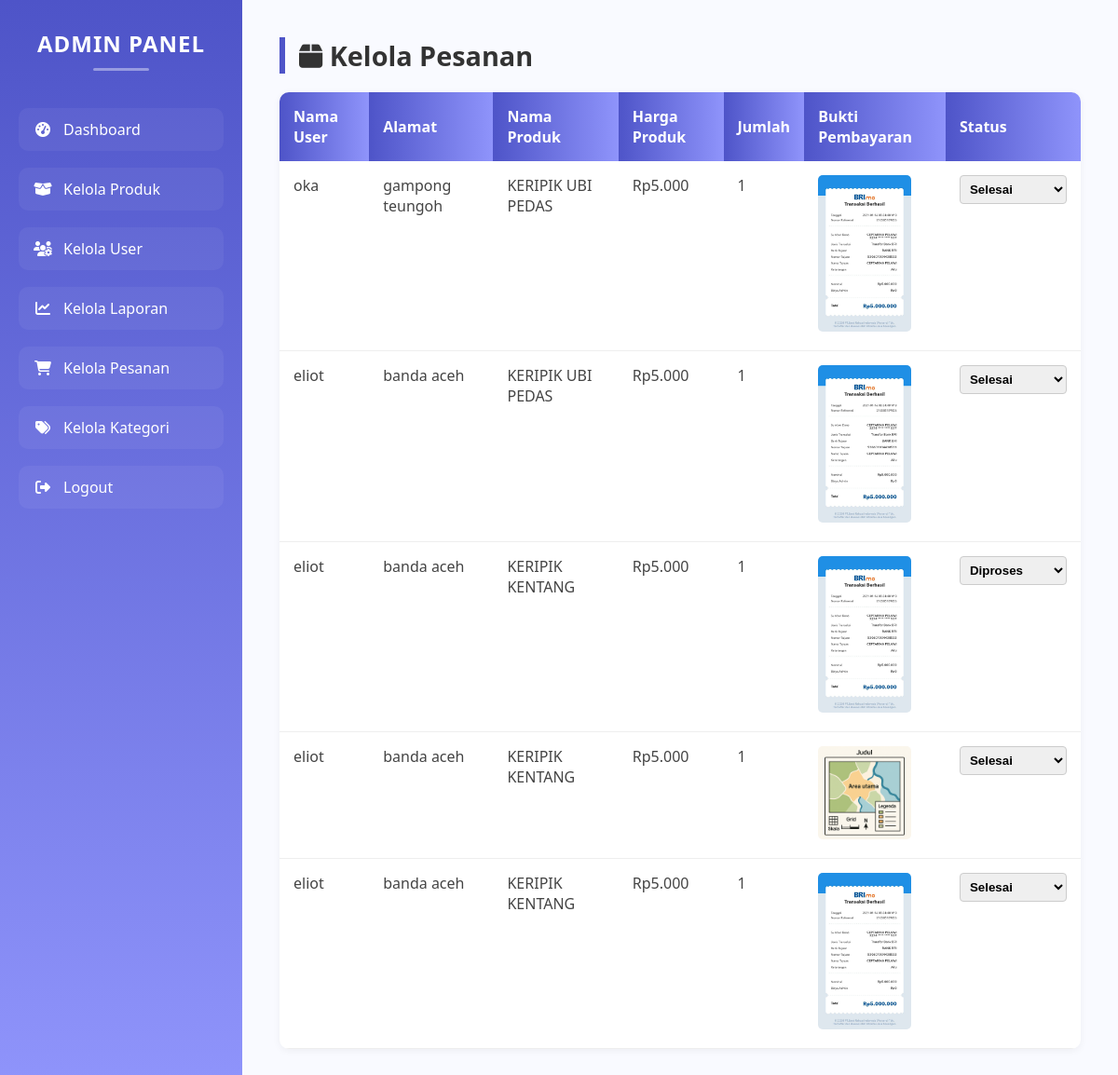
Screenshot of /admin/kelola_pesanan.php (signed in) with the database file from the repository.
### tables this page shows
CREATE TABLE `pesanan` (
  `id_pesanan` int(11) NOT NULL,
  `id_user` int(11) NOT NULL,
  `id_produk` int(11) NOT NULL,
  `jumlah` int(11) NOT NULL,
  `bukti_bayar` varchar(255) DEFAULT NULL,
  `status` enum('diproses','dikonfirmasi','dikirim','selesai') NOT NULL DEFAULT 'diproses',
  `tanggal` timestamp NOT NULL DEFAULT current_timestamp()
);

CREATE TABLE `user` (
  `id_user` int(11) NOT NULL,
  `nama` varchar(100) DEFAULT NULL,
  `username` varchar(50) DEFAULT NULL,
  `password` varchar(255) DEFAULT NULL,
  `alamat` text DEFAULT NULL,
  `nohp` varchar(20) DEFAULT NULL,
  `role` enum('admin','user') NOT NULL DEFAULT 'user'
);

CREATE TABLE `produk` (
  `id_produk` int(11) NOT NULL,
  `nama_produk` varchar(100) NOT NULL,
  `stok` int(11) NOT NULL,
  `harga` int(11) NOT NULL,
  `id_kategori` int(11) NOT NULL,
  `gambar` varchar(255) DEFAULT NULL,
  `deskripsi` varchar(100) NOT NULL
);

### admin/kelola_pesanan.php (the view, shortened to what this page needs)
<?php
include '../koneksi.php';
$query = "SELECT
            p.id_pesanan,
            u.nama AS nama_user,
            u.alamat,
            pr.nama_produk,
            pr.harga,
            p.jumlah,
            p.bukti_bayar,
            p.status
          FROM pesanan p
          JOIN user u ON p.id_user = u.id_user
          JOIN produk pr ON p.id_produk = pr.id_produk
          ORDER BY p.id_pesanan DESC";
$result = mysqli_query($conn, $query);
?>
<!DOCTYPE html>
<html lang="id">
<head>
    <link href="https://cdnjs.cloudflare.com/ajax/libs/font-awesome/6.5.0/css/all.min.css" rel="stylesheet">
</head>
<body>
    <?php include 'sidebar.php'; ?>
    <div class="content">
        <h2><i class="fas fa-box"></i> Kelola Pesanan</h2>
        <table>
            <thead>
                <tr>
                    <th>Nama User</th>
                    <th>Alamat</th>
                    <th>Nama Produk</th>
                    <th>Harga Produk</th>
                    <th>Jumlah</th>
                    <th>Bukti Pembayaran</th>
                    <th>Status</th>
                </tr>
            </thead>
            <tbody>
                <?php while ($row = mysqli_fetch_assoc($result)): ?>
                <tr>
                    <td><?= htmlspecialchars($row['nama_user']) ?></td>
                    <td><?= nl2br(htmlspecialchars($row['alamat'])) ?></td>
                    <td><?= htmlspecialchars($row['nama_produk']) ?></td>
                    <td>Rp<?= number_format($row['harga'], 0, ',', '.') ?></td>
                    <td><?= $row['jumlah'] ?></td>
                    <td>
                        <?php if (!empty($row['bukti_bayar'])): ?>
                            <img src="../bukti/<?= htmlspecialchars($row['bukti_bayar']) ?>" alt="Bukti">
                        <?php else: ?>
                            <span style="color: gray;">Belum Ada</span>
                        <?php endif; ?>
                    </td>
                    <td>
                        <form method="post">
                            <select name="status" onchange="this.form.submit()">
                                <option value="diproses" <?= $row['status'] == 'diproses' ? 'selected' : '' ?>>Diproses</option>
                                <option value="selesai" <?= $row['status'] == 'selesai' ? 'selected' : '' ?>>Selesai</option>
                            </select>
                        </form>
                    </td>
                </tr>
                <?php endwhile; ?>
            </tbody>
        </table>
    </div>
</body>
</html>

### admin/sidebar.php (shortened to what this page needs)
<link href="https://cdnjs.cloudflare.com/ajax/libs/font-awesome/6.5.0/css/all.min.css" rel="stylesheet">
<div class="sidebar">
    <h2>ADMIN PANEL</h2>
    <ul>
        <li><a href="index.php"><i class="fas fa-tachometer-alt"></i> Dashboard</a></li>
        <li><a href="kelola_produk.php"><i class="fas fa-box-open"></i> Kelola Produk</a></li>
        <li><a href="kelola_user.php"><i class="fas fa-users-cog"></i> Kelola User</a></li>
        <li><a href="kelola_laporan.php"><i class="fas fa-chart-line"></i> Kelola Laporan</a></li>
        <li><a href="kelola_pesanan.php"><i class="fas fa-shopping-cart"></i> Kelola Pesanan</a></li>
        <li><a href="kelola_kategori.php"><i class="fas fa-tags"></i> Kelola Kategori</a></li>
        <li><a href="logout.php"><i class="fas fa-sign-out-alt"></i> Logout</a></li>
    </ul>
</div>

### admin/kelola_pesanan.php (style rules this page uses)
* { margin: 0; padding: 0; box-sizing: border-box; }
body { font-family: 'Segoe UI', Tahoma, Geneva, Verdana, sans-serif; display: flex; min-height: 100vh; background: #eef1f8; }
.content { flex: 1; padding: 40px; background: #f9faff; }
.content h2 { font-size: 1.8em; margin-bottom: 20px; color: #333; border-left: 6px solid #4e54c8; padding-left: 15px; }
table { width: 100%; border-collapse: collapse; background: #fff; box-shadow: 0 2px 8px rgba(0, 0, 0, 0.05); border-radius: 10px; overflow: hidden; }
th { background: linear-gradient(to right, #4e54c8, #8f94fb); color: #fff; padding: 15px; text-align: left; }
td { padding: 15px; border-bottom: 1px solid #eee; color: #444; vertical-align: top; }
img { max-width: 100px; border-radius: 5px; }
select { padding: 6px; border-radius: 4px; font-weight: bold; border: 1px solid #ccc; }
td:nth-child(2), th:nth-child(2) { max-width: 250px; word-wrap: break-word; }

### admin/sidebar.php (style rules this page uses)
.sidebar { width: 260px; background: linear-gradient(to bottom, #4e54c8, #8f94fb); color: #fff; padding: 30px 20px; min-height: 100vh; box-shadow: 4px 0 20px rgba(0, 0, 0, 0.2); font-family: 'Segoe UI', Tahoma, Geneva, Verdana, sans-serif; }
.sidebar h2 { text-align: center; margin-bottom: 40px; font-size: 24px; letter-spacing: 1px; font-weight: bold; position: relative; }
.sidebar h2::after { content: ''; display: block; width: 60px; height: 3px; background-color: rgba(255, 255, 255, 0.4); margin: 10px auto 0; border-radius: 10px; }
.sidebar ul { list-style: none; padding: 0; }
.sidebar ul li { margin-bottom: 18px; }
.sidebar ul li a { display: flex; align-items: center; gap: 12px; color: #fff; text-decoration: none; padding: 12px 16px; border-radius: 10px; transition: all 0.3s ease; background-color: rgba(255, 255, 255, 0.05); font-weight: 500; }
.sidebar ul li a i { width: 20px; text-align: center; }

### rows the page displays
pesanan: id_user.nama "oka", id_user.alamat "gampong teungoh", id_produk.nama_produk "KERIPIK UBI PEDAS", id_produk.harga "5.000", jumlah "1", bukti_bayar (picture), status "Selesai"
pesanan: id_user.nama "eliot", id_user.alamat "banda aceh", id_produk.nama_produk "KERIPIK UBI PEDAS", id_produk.harga "5.000", jumlah "1", bukti_bayar (picture), status "Selesai"
pesanan: id_user.nama "eliot", id_user.alamat "banda aceh", id_produk.nama_produk "KERIPIK KENTANG", id_produk.harga "5.000", jumlah "1", bukti_bayar (picture), status "Diproses"
pesanan: id_user.nama "eliot", id_user.alamat "banda aceh", id_produk.nama_produk "KERIPIK KENTANG", id_produk.harga "5.000", jumlah "1", bukti_bayar (picture), status "Selesai"
pesanan: id_user.nama "eliot", id_user.alamat "banda aceh", id_produk.nama_produk "KERIPIK KENTANG", id_produk.harga "5.000", jumlah "1", bukti_bayar (picture), status "Selesai"
